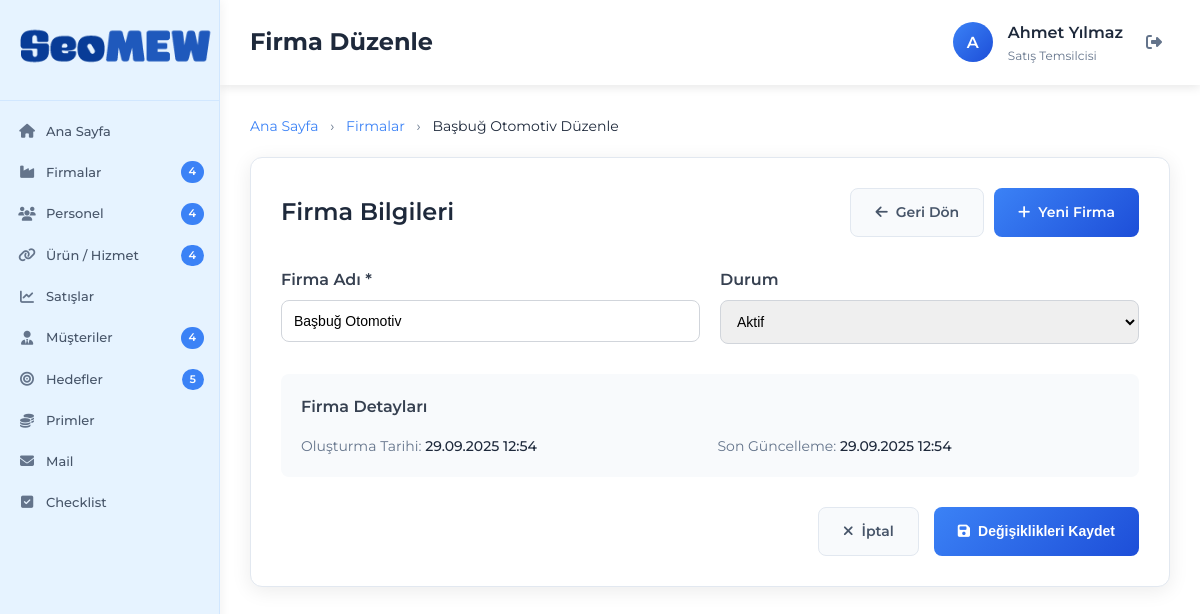
/firma-duzenle.php?id=1 (signed in), run on the app's committed database.
### tables this page shows
CREATE TABLE IF NOT EXISTS firmalar (
    id INT AUTO_INCREMENT PRIMARY KEY,
    firma_adi VARCHAR(255) NOT NULL,
    durum ENUM('aktif', 'pasif') DEFAULT 'aktif',
    son_guncelleme TIMESTAMP DEFAULT CURRENT_TIMESTAMP ON UPDATE CURRENT_TIMESTAMP,
    olusturma_tarihi TIMESTAMP DEFAULT CURRENT_TIMESTAMP
);

### config/database.php (called while the page is built, shortened)
<?php
class Database {
    private $connection;
    private static $instance = null;
    private function __construct() {
        try {
            $dsn = "mysql:host=" . DB_HOST . ";dbname=" . DB_NAME . ";charset=" . DB_CHARSET;
            $this->connection = new PDO($dsn, DB_USER, DB_PASS, [
                PDO::ATTR_ERRMODE => PDO::ERRMODE_EXCEPTION,
                PDO::ATTR_DEFAULT_FETCH_MODE => PDO::FETCH_ASSOC,
                PDO::ATTR_EMULATE_PREPARES => false,
            ]);
            $this->connection->exec("SET NAMES utf8mb4 COLLATE utf8mb4_unicode_ci");
            $this->connection->exec("SET CHARACTER SET utf8mb4");
        } catch (PDOException $e) {
            die("Veritabanı bağlantı hatası: " . $e->getMessage());
        }
    }
    public static function getInstance() {
        if (self::$instance === null) {
            self::$instance = new self();
        }
        return self::$instance;
    }
    public function select($table, $where = [], $orderBy = null, $limit = null) {
        $sql = "SELECT * FROM $table";
        $params = [];
        if (!empty($where)) {
            $conditions = [];
            foreach ($where as $key => $value) {
                $conditions[] = "$key = :$key";
                $params[$key] = $value;
            }
            $sql .= " WHERE " . implode(' AND ', $conditions);
        }
        $stmt = $this->connection->prepare($sql);
        $stmt->execute($params);
        return $stmt->fetchAll();
    }
}
$db = Database::getInstance();
?>

### firma-duzenle.php (the view, shortened to what this page needs)
<?php
require_once 'config/database.php';
$firma_id = (int)$_GET['id'];
$firma = $db->select('firmalar', ['id' => $firma_id]);
$firma = $firma[0];
?>
<!DOCTYPE html>
<html lang="tr">
<head>
    <link href="https://cdnjs.cloudflare.com/ajax/libs/font-awesome/6.4.0/css/all.min.css" rel="stylesheet">
    <link href="style.css" rel="stylesheet">
</head>
<body>
    <div class="container">
        <?php include 'includes/sidebar.php'; ?>
        <div class="main-content">
            <?php
            include 'includes/header.php';
            ?>
            <div class="content-area">
                <div style="margin-bottom: 20px;">
                    <nav style="font-size: 14px; color: #64748b;">
                        <a href="index.php" style="color: #3b82f6; text-decoration: none;">Ana Sayfa</a>
                        <span style="margin: 0 8px;">›</span>
                        <a href="firmalar.php" style="color: #3b82f6; text-decoration: none;">Firmalar</a>
                        <span style="margin: 0 8px;">›</span>
                        <span style="color: #1e293b;"><?php echo htmlspecialchars($firma['firma_adi']); ?> Düzenle</span>
                    </nav>
                </div>
                <div style="background: white; border-radius: 12px; padding: 30px; box-shadow: 0 4px 20px rgba(0, 0, 0, 0.08); border: 1px solid #e2e8f0;">
                    <div style="display: flex; justify-content: space-between; align-items: center; margin-bottom: 30px;">
                        <h2 style="font-size: 24px; font-weight: 600; color: #1e293b;">Firma Bilgileri</h2>
                        <div style="display: flex; gap: 10px;">
                            <a href="firmalar.php" class="btn btn-secondary">
                                <i class="fas fa-arrow-left"></i>
                                Geri Dön
                            </a>
                            <a href="firma-ekle.php" class="btn btn-primary">
                                <i class="fas fa-plus"></i>
                                Yeni Firma
                            </a>
                        </div>
                    </div>
                    <form method="POST" action="firma-duzenle.php?id=<?php echo $firma_id; ?>">
                        <div style="display: grid; grid-template-columns: 1fr 1fr; gap: 20px; margin-bottom: 30px;">
                            <div>
                                <label style="display: block; margin-bottom: 8px; font-weight: 600; color: #374151;">Firma Adı *</label>
                                <input type="text" name="firma_adi" value="<?php echo htmlspecialchars($firma['firma_adi']); ?>" required
                                       style="width: 100%; padding: 12px; border: 1px solid #d1d5db; border-radius: 8px; font-size: 14px;">
                            </div>
                            <div>
                                <label style="display: block; margin-bottom: 8px; font-weight: 600; color: #374151;">Durum</label>
                                <select name="durum" style="width: 100%; padding: 12px; border: 1px solid #d1d5db; border-radius: 8px; font-size: 14px;">
                                    <option value="aktif" <?php echo $firma['durum'] == 'aktif' ? 'selected' : ''; ?>>Aktif</option>
                                </select>
                            </div>
                        </div>
                        <div style="background: #f8fafc; padding: 20px; border-radius: 8px; margin-bottom: 30px;">
                            <h3 style="font-size: 16px; font-weight: 600; color: #374151; margin-bottom: 15px;">Firma Detayları</h3>
                            <div style="display: grid; grid-template-columns: 1fr 1fr; gap: 15px; font-size: 14px;">
                                <div>
                                    <span style="color: #64748b;">Oluşturma Tarihi:</span>
                                    <span style="color: #1e293b; font-weight: 500;"><?php echo date('d.m.Y H:i', strtotime($firma['olusturma_tarihi'])); ?></span>
                                </div>
                                <div>
                                    <span style="color: #64748b;">Son Güncelleme:</span>
                                    <span style="color: #1e293b; font-weight: 500;"><?php echo date('d.m.Y H:i', strtotime($firma['son_guncelleme'])); ?></span>
                                </div>
                            </div>
                        </div>
                        <div style="display: flex; gap: 15px; justify-content: flex-end;">
                            <a href="firmalar.php" class="btn btn-secondary">
                                <i class="fas fa-times"></i>
                                İptal
                            </a>
                            <button type="submit" class="btn btn-primary">
                                <i class="fas fa-save"></i>
                                Değişiklikleri Kaydet
                            </button>
                        </div>
                    </form>
                </div>
            </div>
        </div>
    </div>
</body>
</html>

### style.css (style rules this page uses)
* { margin: 0; padding: 0; box-sizing: border-box; }
body { font-family: 'Montserrat', -apple-system, BlinkMacSystemFont, 'Segoe UI', Roboto, sans-serif; background: #ffffff; color: #1e293b; line-height: 1.6; overflow-x: hidden; }
.container { display: flex; min-height: 100vh; }
.main-content { flex: 1; margin-left: 220px; padding: 0; min-height: 100vh; }
.content-area { padding: 30px; }
.btn { padding: 12px 24px; border-radius: 8px; text-decoration: none; font-weight: 600; font-size: 14px; transition: all 0.3s ease; border: none; cursor: pointer; display: inline-flex; align-items: center; gap: 8px; }
.btn-primary { background: linear-gradient(135deg, #3b82f6, #1d4ed8); color: white; }
.btn-secondary { background: #f8fafc; color: #475569; border: 1px solid #e2e8f0; }

### data on the page
firmalar: firma_adi "Başbuğ Otomotiv", durum "Aktif", olusturma_tarihi "29.09.2025 12:54", son_guncelleme "29.09.2025 12:54"

### other printed values
$stats['firmalar'] "4"
$stats['personel'] "4"
$stats['urun_hizmet'] "4"
$stats['musteriler'] "4"
$stats['hedefler'] "5"
$page_title "Firma Düzenle"
$initials "A"
$_SESSION['ad_soyad'] "Ahmet Yılmaz"
